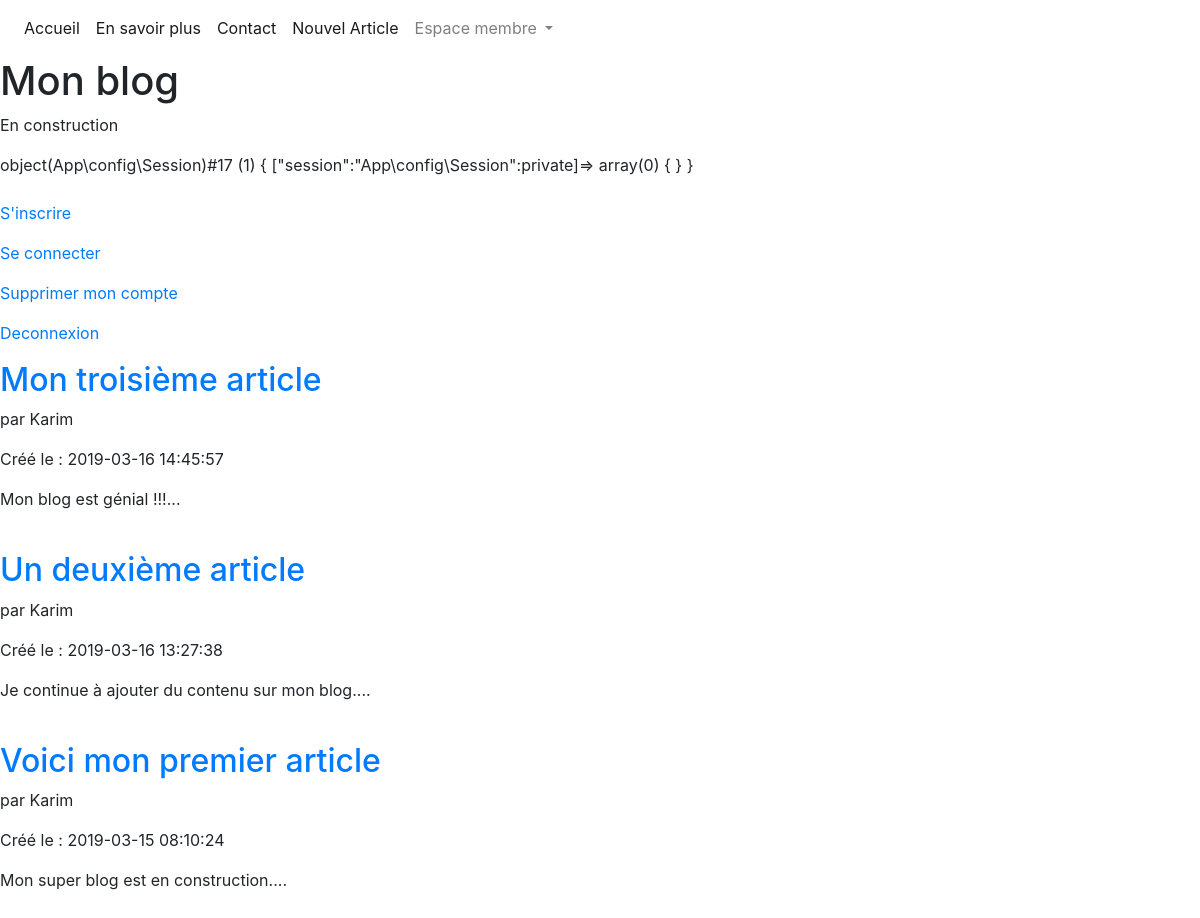
The page / on the database its author committed.
### tables this page shows
CREATE TABLE `article` (

`id` int(11) NOT NULL,

`title` varchar(100) NOT NULL,

`content` text NOT NULL,

`author` varchar(100) NOT NULL,

`createdAt` datetime NOT NULL

);

### public/index.php (called while the page is built, shortened)
<?php
require '../templates/head.php';
$router = new \App\config\Router();
$router->run();

### src/controller/FrontController.php (called while the page is built, shortened)
<?php
class FrontController extends Controller
{
    public function home()
    {
        $articles = $this->articleDAO->getArticles();
        return $this->view->render('home', [
            'articles' => $articles
        ]);
    }
}

### config/Request.php (called while the page is built, shortened)
<?php
class Request
{
    private $session;
    public function __construct()
    {
        $this->session = new Session($_SESSION);
    }
    public function getSession()
    {
        return $this->session;
    }
}

### src/controller/Controller.php (called while the page is built, shortened)
<?php
abstract class Controller
{
    public function __construct()
    {
        $this->articleDAO = new ArticleDAO();
    }
}

### src/DAO/ArticleDAO.php (called while the page is built, shortened)
<?php
class ArticleDAO extends DAO
{
    private function buildObject($row)
    {
        $article = new Article();
        $article->setId($row['id']);
        $article->setTitle($row['title']);
        $article->setContent($row['content']);
        $article->setAuthor($row['author']);
        $article->setCreatedAt($row['createdAt']);
        return $article;
    }
    public function getArticles()
    {
        $sql = 'SELECT id, title, content, author, createdAt FROM article ORDER BY id DESC';
        $result = $this->createQuery($sql);
        $articles = [];
        foreach ($result as $row){
            $articleId = $row['id'];
            $articles[$articleId] = $this->buildObject($row);
        }
        return $articles;
    }
}

### src/DAO/DAO.php (called while the page is built, shortened)
<?php
abstract class DAO
{
    private $connection;
    private function checkConnection()
    {
        if($this->connection === null) {
            return $this->getConnection();
        }
        return $this->connection;
    }
    private function getConnection()
    {
        try{
            $this->connection = new PDO(DB_HOST, DB_USER, DB_PASS);
            $this->connection->setAttribute(PDO::ATTR_ERRMODE, PDO::ERRMODE_EXCEPTION);
            return $this->connection;
        }
        catch(Exception $errorConnection)
        {
            die ('Erreur de connection :'.$errorConnection->getMessage());
        }
    }
    protected function createQuery($sql, $parameters = null)
    {
        $result = $this->checkConnection()->query($sql);
        return $result;
    }
}

### src/model/Article.php (called while the page is built, shortened)
<?php
class Article
{
    private $id;
    private $title;
    private $content;
    private $author;
    private $createdAt;
    public function getId()
    {
        return $this->id;
    }
    public function setId($id)
    {
        $this->id = $id;
    }
    public function getTitle()
    {
        return $this->title;
    }
    public function setTitle($title)
    {
        $this->title = $title;
    }
    public function getContent()
    {
        return $this->content;
    }
    public function getExtract()
    {
        $chain = $this->getContent();
        return substr($chain, 0, 60) . "...";
    }
    public function setContent($content)
    {
        $this->content = $content;
    }
    public function getAuthor()
    {
        return $this->author;
    }
    public function setAuthor($author)
    {
        $this->author = $author;
    }
    public function getCreatedAt()
    {
        return $this->createdAt;
    }
    public function setCreatedAt($createdAt)
    {
        $this->createdAt = $createdAt;
    }
}

### templates/home.php (the view, shortened to what this page needs)
<h1>Mon blog</h1>
<p>En construction</p>
<?php var_dump($this->session); ?>
<?= $this->session->get('pseudo'); ?> <br>
<?= $this->session->get('id');?><br>
<p><a href="../public/index.php?route=inscriptionUser">S'inscrire</a> </p>
<p><a href="../public/index.php?route=connexionUser">Se connecter</a> </p>
<p><a href="../public/index.php?route=removeUser&userId=<?= $this->session->get('id');?>">Supprimer mon compte</a> </p>
<p><a href="../public/index.php?route=Deconnexion">Deconnexion</a> </p>
<?php
foreach ($articles as $article)
{
    ?>
    <div>
        <h2><a href="../public/index.php?route=article&articleId=<?= htmlspecialchars($article->getId());?>"><?= htmlspecialchars($article->getTitle());?></a></h2>
        <p>par <?= htmlspecialchars($article->getAuthor());?></p>
        <p>Créé le : <?= htmlspecialchars($article->getCreatedAt());?></p>
        <p><?= strip_tags($article->getExtract());?></p
    </div>
    <br>
    <?php
}
?>

### templates/head.php (shortened to what this page needs)
<head>
    <link rel="stylesheet" href="../public/css/style.css">
    <link rel="stylesheet" href="https://stackpath.bootstrapcdn.com/bootstrap/4.2.1/css/bootstrap.min.css">
    <link rel="stylesheet" href="sweetalert2.min.css">
</head>

### templates/base.php (shortened to what this page needs)
<!DOCTYPE html>
<html lang="fr">
<head>
</head>
<body>
    <div id="content">
        <?php require_once ('navs/header.php'); ?>
        <?= $content ?>
    </div>
</body>
</html>

### templates/navs/header.php (shortened to what this page needs)
<nav class="navbar navbar-expand-lg navbar-light bg-lighty">
    <div class="collapse navbar-collapse" id="navbarNav">
        <ul class="navbar-nav">
            <li class="nav-item active">
                <a class="nav-link" href="#">
                    Accueil <span class="sr-only">(current)</span></a>
            </li>
            <li class="nav-item active">
                <a class="nav-link" href="#">En savoir plus <span class="sr-only">(current)</span></a>
            </li>
            <li class="nav-item active">
                <a class="nav-link" href="#">Contact <span class="sr-only">(current)</span></a>
            </li>
            <li class="nav-item active">
                <a class="nav-link" href="#">Nouvel Article <span class="sr-only">(current)</span></a>
            </li>
            <li class="nav-item dropdown">
                <a class="nav-link dropdown-toggle" href="#" id="navbarDropdownMenuLink" role="button" data-toggle="dropdown" aria-haspopup="true" aria-expanded="false">
                    Espace membre
                </a>
            </li>
        </ul>
    </div>
</nav>

### config/Router.php (shortened to what this page needs)
<?php
class Router
{
    private $frontController;
    private $errorController;
    private $backController;
    private $request;
    public function __construct()
    {
        $this->request = new Request();
        $this->frontController = new FrontController();
        $this->backController = new BackController();
        $this->errorController = new ErrorController();
    }
    public function run()
    {
        $route = $this->request->getGet()->get('route');
        try{
            if(isset($route))
            {
                if($route === 'article'){
                    $this->frontController->article($this->request->getGet()->get('articleId'));
                }
                elseif ($route === 'addArticle'){
                    $this->backController->addArticle($this->request->getPost());
                }
                elseif ($route === 'deleteArticle') {
                    $this->backController->deleteArticle($this->request->getGet()->get('articleId'));
                }
                elseif ($route === 'modifyArticle') {
                    $this->backController->modifyArticle($this->request->getPost(), $this->request->getGet()->get('articleId'));
                }
                elseif ($route === 'addComment'){
                    $this->backController->addComment($this->request->getPost(), $this->request->getGet()->get('articleId'));
                }
                elseif ($route === 'suppComment'){
                    $this->backController->suppComment($this->request->getGet()->get('commentId'));
                }
                elseif ($route === 'modifyComment'){
                    $this->backController->modifyComment($this->request->getPost(), $this->request->getGet()->get('commentId'));
                }
                elseif($route === 'flagComment'){
                    $this->frontController->flagComment($this->request->getGet()->get('commentId'));
                }
                elseif ($route === 'inscriptionUser'){
                    $this->backController->inscriptionUser($this->request->getPost());
                }
                elseif ($route === 'connexionUser'){
                    $this->backController->connexionUser($this->request->getPost());
                }
                elseif ($route === 'Deconnexion'){
                    $this->backController->Deconnexion($this->request->getSession());
                }
                elseif ($route === 'removeUser'){
                    $this->backController->removeUser($this->request->getSession(), $this->request->getGet()->get('userId'));
                }
                else{
                    $this->errorController->errorNotFound();
                }
            }
            else{
                $this->frontController->home();
            }
        }
        catch (Exception $e)
        {
            $this->errorController->errorServer();
        }
    }
}

### src/model/View.php (shortened to what this page needs)
<?php
class View
{
    private $title;
    private $session;
    public function __construct()
    {
        $this->request = new Request();
        $this->session = $this->request->getSession();
    }
    public function render($template, $data = [])
    {
        $this->file = '../templates/'.$template.'.php';
        $content  = $this->renderFile($this->file, $data);
        $view = $this->renderFile('../templates/base.php', [
            'title' => $this->title,
            'content' => $content,
            'session' => $this->session
        ]);
        echo $view;
    }
    private function renderFile($file, $data)
    {
        if(file_exists($file)){
            extract($data);
            require $file;
            return ob_get_clean();
        }
    }
}

### public/css/style.css (style rules this page uses)
body { background: fixed; background-size: cover; position: relative; }
#content { background-color: #ffffff40; width : 100%; }
.bg-lighty { background-color: #ffffff52!important; border-bottom: 1px solid #fefefe80; }

### rows shown on the page
article: title "Mon troisième article", author "Karim", createdAt "2019-03-16 14:45:57", content "Mon blog est génial !!!..."
article: title "Un deuxième article", author "Karim", createdAt "2019-03-16 13:27:38", content "Je continue à ajouter du contenu sur mon blog...."
article: title "Voici mon premier article", author "Karim", createdAt "2019-03-15 08:10:24", content "Mon super blog est en construction...."

### other values the page prints
$content "object(App\\config\\Session)#17 (1) { [\"session\":\"App\\config\\Session\":private]=> array(0) { } }"
